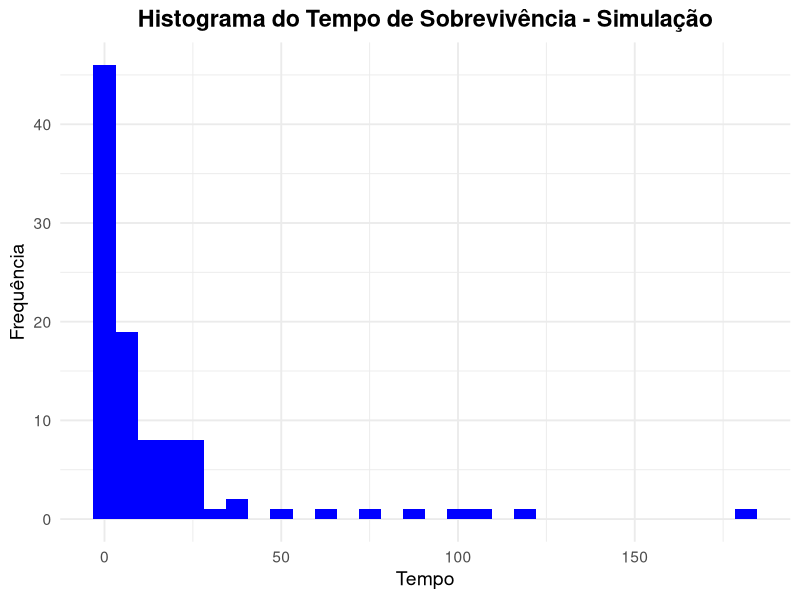
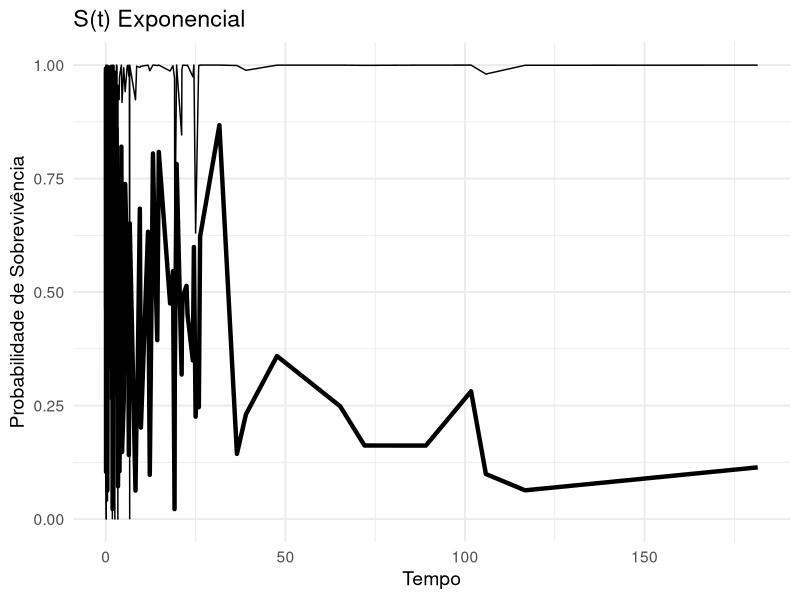

Here is the R script that generated these plots, in order:
# ---------------------------------------------------------
# ---------------------------------------------------------
# ---------------------------------------------------------
# Análise de Sobrevivência - Modelos de Tempo de Vida Acele
# Analista: Breno C R da Silva
# ---------------------------------------------------------
# ---------------------------------------------------------
# ---------------------------------------------------------

# -----------------------
# [1] Ativação de Pacotes
# -----------------------

library(ggplot2)

set.seed(123456789)

# ----------------------------
# [2] Distribuição Exponencial
# ----------------------------

myRexp <- function(n, taxa, coVariates, vecCoef) {
  # V.A. com Distribuição Uniforme(0, 1)
  U <- runif(n, 0, 1)
  
  # Combinação linear
  efeito <- rowSums(coVariates * vecCoef)
  
  # Tempo de Sobrevivência para TVA
  times <- - exp(efeito) * log(1 - U) / taxa
  return(times)
}

# ------------------------------
# [2.2] Simulação de Monte Carlo
# ------------------------------
# ---------------------------
# [2.2.1] Função de Simulação
# ---------------------------

myRexp <- function(n, rate, coVariates, vecCoef) {
  U <- runif(n, 0, 1) # Uniforme(0, 1)
  effect <- rowSums(coVariates * vecCoef) # Combinação linear
  times <- -exp(effect) * log(1 - U) / rate
  return(times)
}

# --------------------------
# [2.2.2] Simulação de Dados
# --------------------------

set.seed(123456789)
n <- 100
x1 <- rnorm(n, 0, 1)
x2 <- rbinom(n, 1, 0.5)
X <- cbind(1, x1, x2)
vecCoef <- c(1.5, 2/3, 2)
timesSurv <- myRexp(n, 1.5, X, vecCoef)

# Visualização
dados <- data.frame(Tempo = timesSurv)

ggplot(data = dados, aes(x = Tempo)) +
  geom_histogram(fill = "blue") +
  labs(title = "Histograma do Tempo de Sobrevivência - Simulação",
       x = "Tempo", y = "Frequência") +
  theme_minimal(base_size = 14) +
  theme(plot.title = element_text(hjust = 0.5, face = "bold"))

# ---------------------------
# [3] Estimação de Parâmetros
# ---------------------------
# -------------------------
# [3.1] Log-Verossimilhança
# -------------------------

logVerossimil <- function(theta, coVariates, times) {
  n <- length(times)
  rate <- theta[1]
  beta <- theta[-1]
  
  effect <- rowSums(coVariates * beta)
  flv <- n * log(rate) - rate * sum(times / exp(effect))
  
  return(-flv) # Minimizar
}

# ---------------------------------
# [3.2] Algoritmo de Newton-Raphson
# ---------------------------------

theta0 <- c(1, 1, 0.5, 0.5) # Chute inicial
estimate <- optim(
  par = theta0,
  fn = logVerossimil,
  coVariates = X,
  times = timesSurv,
  method = "BFGS",
  hessian = TRUE
)

# Resultados
print(estimate)

# --------------
# [4] Comparação
# --------------

# Função de Sobrevivência
Stexp <- function(t, alpha, betas, X) exp(-alpha * (t/exp(rowSums(X * betas))))






# Formatando como DataFrame
DataExp <- data.frame(Time = timesSurv, Survival = Stexp(timesSurv, 1.5, vecCoef, X),
                      EMV_Survival = Stexp(timesSurv, estimate$par[1], estimate$par[-1], X),
                      Type = "Exponencial")

# Gráfico com ggplot2
ggplot(DataExp, aes(x = Time)) +
  geom_line(aes(y = EMV_Survival)) +
  geom_line(aes(y = Survival), lwd = 1.5) +
  labs(title = "S(t) Exponencial",
       x = "Tempo", y = "Probabilidade de Sobrevivência") +
  theme_minimal(base_size = 14)
  
